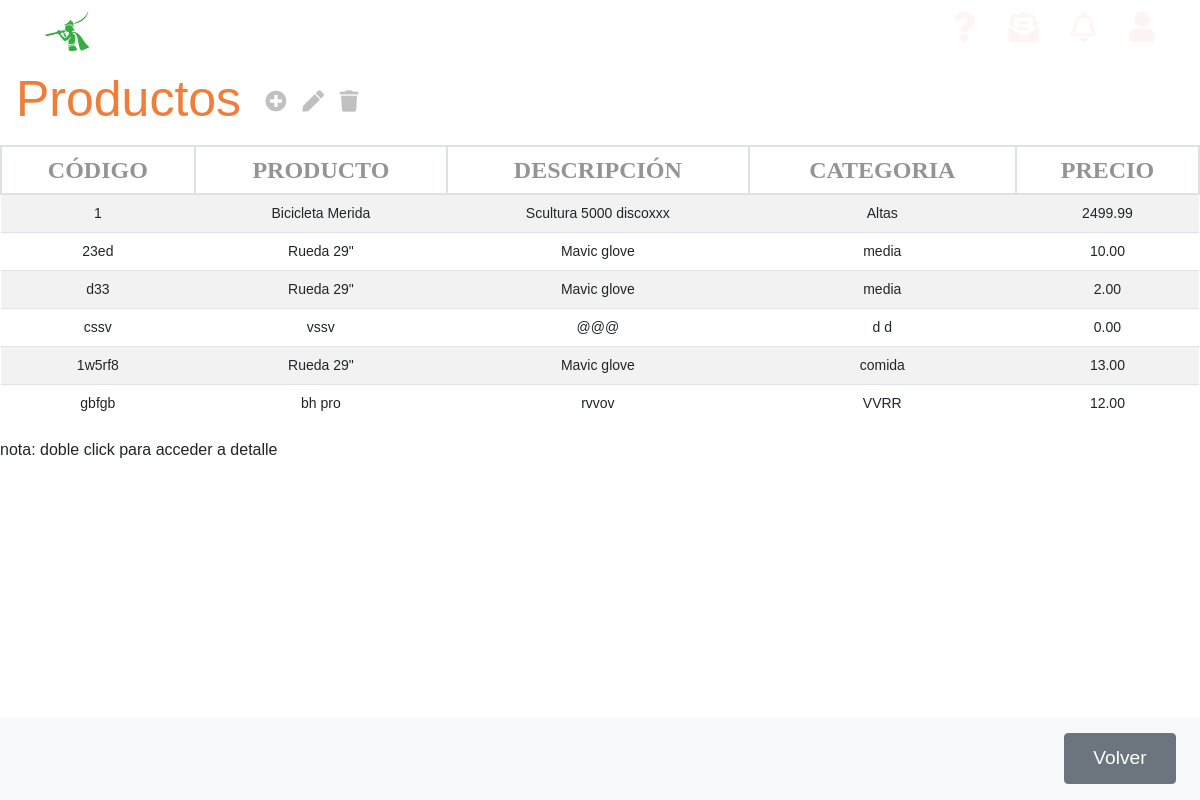
The app's page /appEntrega/productos/, older data.
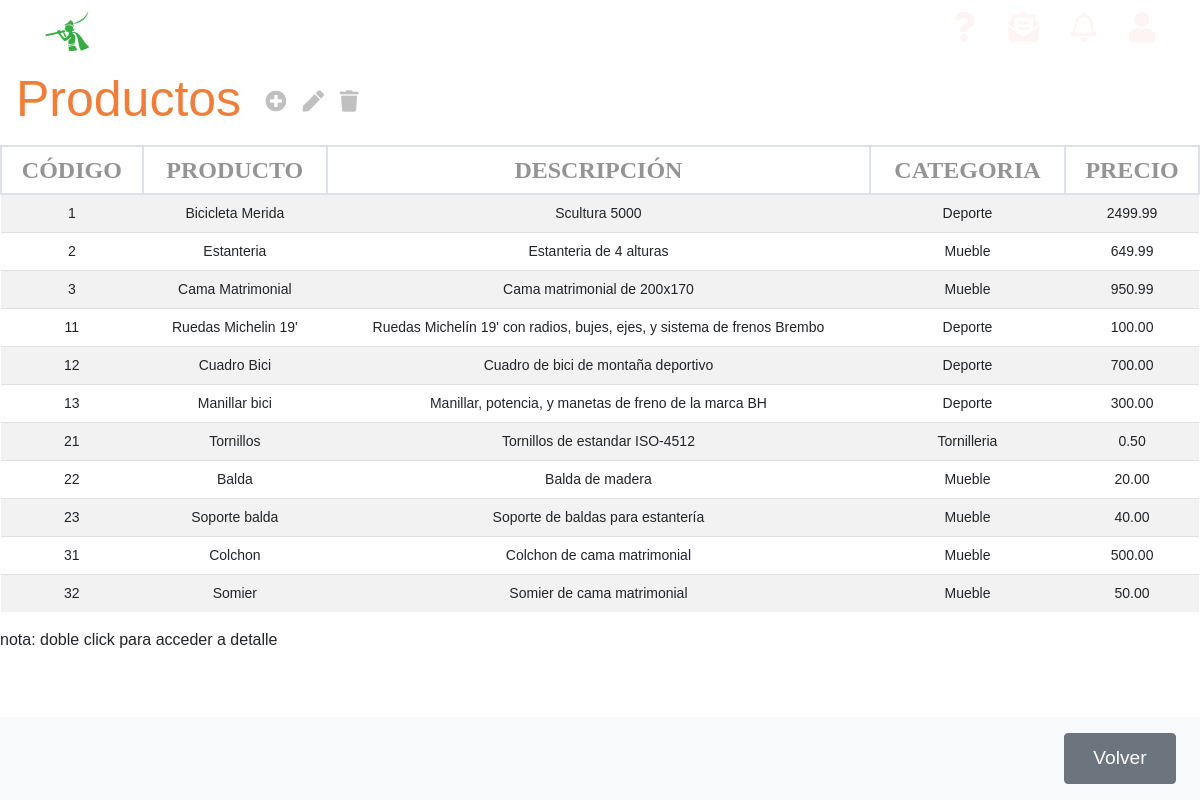
The same page, newer data.
### appEntrega/models.py (models this page shows, shortened)
class Producto(models.Model):
    producto_referencia = models.CharField(max_length=13, primary_key=True)
    producto_nombre = models.CharField(max_length=50)
    producto_descripcion = models.CharField(max_length=250)
    producto_categoria = models.CharField(max_length=50)
    producto_precio = models.DecimalField(max_digits=10, decimal_places=2, default=0)

### appEntrega/views.py (the view)
# urls.py: path('productos/', ProductoListView.as_view(), name='listaProducto'),
class ProductoListView(ListView):
    model = Producto
    template_name = 'listaProductos.html'
    context_object_name = 'lista_productos'

### appEntrega/templates/listaProductos.html
{% extends 'base.html' %}
{% block content %}
<div class="">
    <nav class="navbar navbar-light table-navbar">
        <h2 class="orange-color">Productos</h2>
        <ul class="navbar-nav mr-auto flex-row">
            <li class="nav-item m-0 ml-3">
                <i class="fas fa-plus-circle fa-lg c-grey"
                    onclick="location.href='http://127.0.0.1:8000/appEntrega/productos/nuevo/'"></i>
            </li>
            <li class="nav-item m-0">
                <i class="fas fa-pen fa-lg c-grey"></i>
            </li>
            <li class="nav-item m-0">
                <i class="fas fa-trash fa-lg c-grey"></i>
            </li>
        </ul>
    </nav>
</div>
<div class="row">
    <div class="col-md-12 mb__5">
        <table class="table-deustronic table table-striped table-hover" id="tablaProductos">
            <thead>
                <tr>
                    <th>CÓDIGO</th>
                    <th>PRODUCTO</th>
                    <th>DESCRIPCIÓN</th>
                    <th>CATEGORIA</th>
                    <th>PRECIO</th>
                </tr>
            </thead>
            <tbody>
                {% if lista_productos %}
                {% for producto in lista_productos %}
                <tr ondblclick="location.href='http://127.0.0.1:8000/appEntrega/productos/{{producto.pk}}/editar'">
                    <td>
                        {{producto.producto_referencia}}
                    </td>
                    <td>{{producto.producto_nombre}}</td>
                    <td>{{producto.producto_descripcion}}</td>
                    <td>{{producto.producto_categoria}}</td>
                    <td>{{producto.producto_precio}}</td>
                </tr>
                {% endfor %}
                {% else %}
                <tr>
                    <td colspan="5">
                        <p>No existen Componentes</p>
                    </td>
                </tr>
                {% endif %}
            </tbody>
        </table>
        <p>nota: doble click para acceder a detalle</p>
    </div>
</div>
<nav class="navbar navbar-light bg-light fixed-bottom">
    <div class="form-inline ml-auto">
        <button onclick="location.href='http://127.0.0.1:8000/appEntrega'" class="btn boton-nav btn-secondary m-2"
            type="button">Volver</button>
    </div>
</nav>
{% endblock %}

Row changes from the older to the newer data that the page shows:
removed Producto: producto_referencia "23ed", producto_nombre "Rueda 29\"", producto_descripcion "Mavic glove", producto_categoria "media", producto_precio "10.00"
removed Producto: producto_referencia "d33", producto_nombre "Rueda 29\"", producto_descripcion "Mavic glove", producto_categoria "media", producto_precio "2.00"
removed Producto: producto_referencia "cssv", producto_nombre "vssv", producto_descripcion "@@@", producto_categoria "d d", producto_precio "0.00"
removed Producto: producto_referencia "1w5rf8", producto_nombre "Rueda 29\"", producto_descripcion "Mavic glove", producto_categoria "comida", producto_precio "13.00"
removed Producto: producto_referencia "gbfgb", producto_nombre "bh pro", producto_descripcion "rvvov", producto_categoria "VVRR", producto_precio "12.00"
changed Producto "Bicicleta Merida": producto_descripcion "Scultura 5000 discoxxx" → "Scultura 5000"; producto_categoria "Altas" → "Deporte"
added Producto: producto_referencia "2", producto_nombre "Estanteria", producto_descripcion "Estanteria de 4 alturas", producto_categoria "Mueble", producto_precio "649.99"
added Producto: producto_referencia "3", producto_nombre "Cama Matrimonial", producto_descripcion "Cama matrimonial de 200x170", producto_categoria "Mueble", producto_precio "950.99"
added Producto: producto_referencia "11", producto_nombre "Ruedas Michelin 19'", producto_descripcion "Ruedas Michelín 19' con radios, bujes, ejes, y sistema de frenos Brembo", producto_categoria "Deporte", producto_precio "100.00"
added Producto: producto_referencia "12", producto_nombre "Cuadro Bici", producto_descripcion "Cuadro de bici de montaña deportivo", producto_categoria "Deporte", producto_precio "700.00"
added Producto: producto_referencia "13", producto_nombre "Manillar bici", producto_descripcion "Manillar, potencia, y manetas de freno de la marca BH", producto_categoria "Deporte", producto_precio "300.00"
added Producto: producto_referencia "21", producto_nombre "Tornillos", producto_descripcion "Tornillos de estandar ISO-4512", producto_categoria "Tornilleria", producto_precio "0.50"
added Producto: producto_referencia "22", producto_nombre "Balda", producto_descripcion "Balda de madera", producto_categoria "Mueble", producto_precio "20.00"
added Producto: producto_referencia "23", producto_nombre "Soporte balda", producto_descripcion "Soporte de baldas para estantería", producto_categoria "Mueble", producto_precio "40.00"
added Producto: producto_referencia "31", producto_nombre "Colchon", producto_descripcion "Colchon de cama matrimonial", producto_categoria "Mueble", producto_precio "500.00"
added Producto: producto_referencia "32", producto_nombre "Somier", producto_descripcion "Somier de cama matrimonial", producto_categoria "Mueble", producto_precio "50.00"
